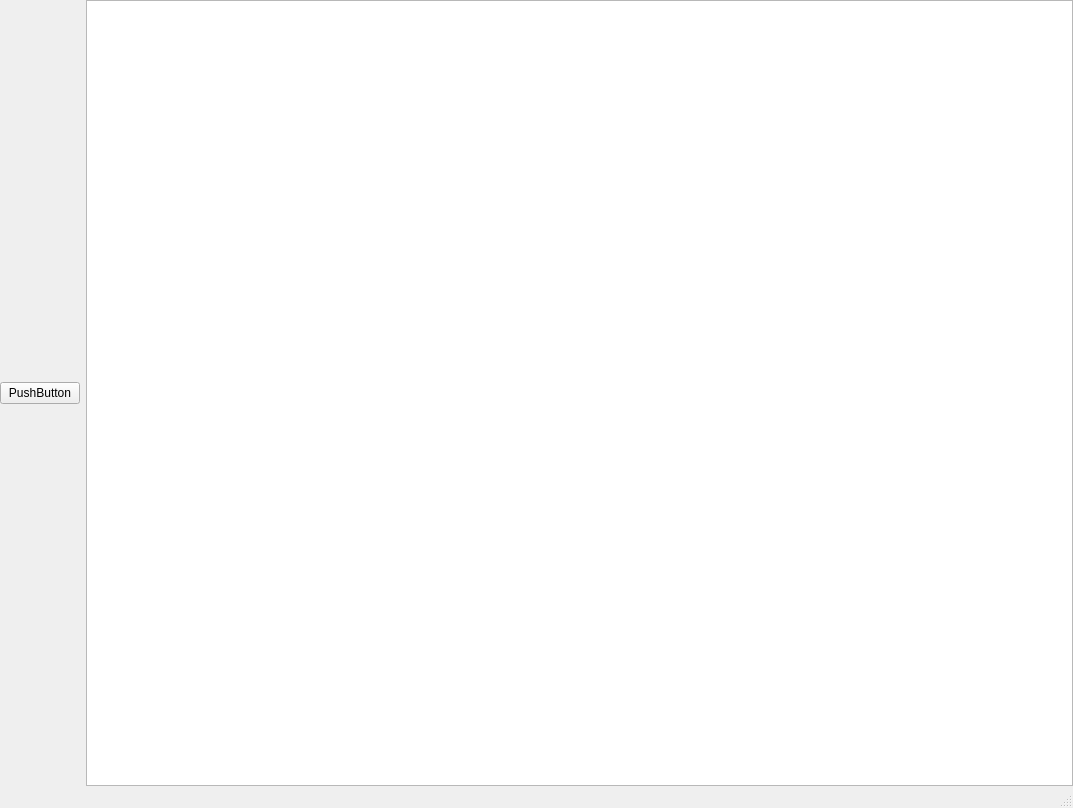
<?xml version="1.0" encoding="UTF-8"?>
<ui version="4.0">
 <class>MainWindow</class>
 <widget class="QMainWindow" name="MainWindow">
  <property name="geometry">
   <rect>
    <x>0</x>
    <y>0</y>
    <width>1073</width>
    <height>808</height>
   </rect>
  </property>
  <property name="windowTitle">
   <string>MainWindow</string>
  </property>
  <widget class="QWidget" name="CentralWidget">
   <layout class="QHBoxLayout" name="horizontalLayout">
    <property name="leftMargin">
     <number>0</number>
    </property>
    <property name="topMargin">
     <number>0</number>
    </property>
    <property name="rightMargin">
     <number>0</number>
    </property>
    <property name="bottomMargin">
     <number>0</number>
    </property>
    <item>
     <widget class="QPushButton" name="pushButton">
      <property name="text">
       <string>PushButton</string>
      </property>
     </widget>
    </item>
    <item>
     <widget class="QGraphicsView" name="GraphicsView"/>
    </item>
   </layout>
  </widget>
  <widget class="QMenuBar" name="MenuBar">
   <property name="geometry">
    <rect>
     <x>0</x>
     <y>0</y>
     <width>1073</width>
     <height>25</height>
    </rect>
   </property>
  </widget>
  <widget class="QStatusBar" name="StatusBar"/>
 </widget>
 <resources/>
 <connections/>
</ui>
